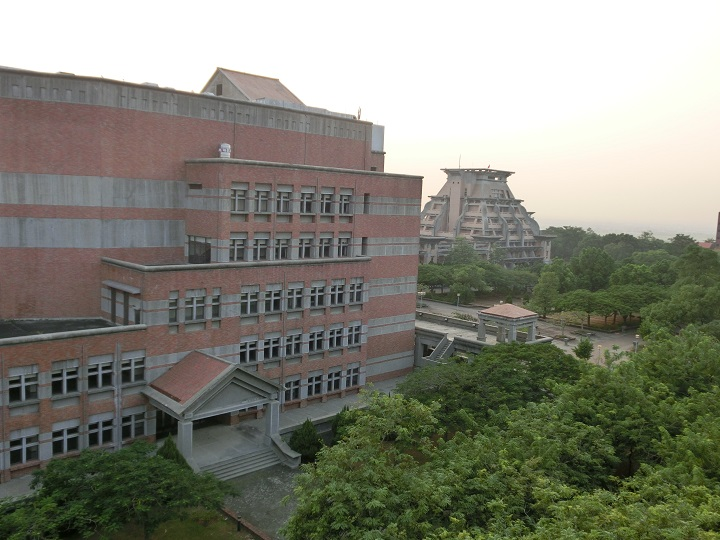
%> input picture hw2/view/CIMG2583.JPG, 720 x 540 px
$ octave hw2.m   (GNU Octave 9; MATLAB toolbox functions it lacks are replaced by stand-ins)
%> lines starting %> are read from the running program, lines starting %| are printed output that depends on the picture
### hw2/sift.m
% [image, descriptors, locs] = sift(imageFile)
%
% This function reads an image and returns its SIFT keypoints.
%   Input parameters:
%     imageFile: the file name for the image.
%
%   Returned:
%     image: the image array in double format
%     descriptors: a K-by-128 matrix, where each row gives an invariant
%         descriptor for one of the K keypoints.  The descriptor is a vector
%         of 128 values normalized to unit length.
%     locs: K-by-4 matrix, in which each row has the 4 values for a
%         keypoint location (row, column, scale, orientation).  The
%         orientation is in the range [-PI, PI] radians.
%
% Credits: Thanks for initial version of this program to D. Alvaro and
%          J.J. Guerrero, Universidad de Zaragoza (modified by D. Lowe)

function [image, descriptors, locs] = sift(imageFile)

% Load image
image = imread(imageFile);

% If you have the Image Processing Toolbox, you can uncomment the following
%   lines to allow input of color images, which will be converted to grayscale.
 if (ndims(image)==3)
    image = rgb2gray(image);
 end

[rows, cols] = size(image);

% Convert into PGM imagefile, readable by "keypoints" executable
f = fopen('tmp.pgm', 'w');
if f == -1
    error('Could not create file tmp.pgm.');
end
fprintf(f, 'P5\n%d\n%d\n255\n', cols, rows);
fwrite(f, image(:,:)', 'uint8');
fclose(f);

% Call keypoints executable
if isunix
    command = '!./sift ';
else
    command = '!siftWin32 ';
end
command = [command ' <tmp.pgm >tmp.key'];
eval(command);

% Open tmp.key and check its header
g = fopen('tmp.key', 'r');
if g == -1
    error('Could not open file tmp.key.');
end
[header, count] = fscanf(g, '%d %d', [1 2]);
if count ~= 2
    error('Invalid keypoint file beginning.');
end
num = header(1);
len = header(2);
if len ~= 128
    error('Keypoint descriptor length invalid (should be 128).');
end

% Creates the two output matrices (use known size for efficiency)
locs = double(zeros(num, 4));
descriptors = double(zeros(num, 128));

% Parse tmp.key
for i = 1:num
    [vector, count] = fscanf(g, '%f %f %f %f', [1 4]); %row col scale ori
    if count ~= 4
        error('Invalid keypoint file format');
    end
    locs(i, :) = vector(1, :);

    [descrip, count] = fscanf(g, '%d', [1 len]);
    if (count ~= 128)
        error('Invalid keypoint file value.');
    end
    % Normalize each input vector to unit length
    descrip = descrip / sqrt(sum(descrip.^2));
    descriptors(i, :) = descrip(1, :);
end
fclose(g);

### hw2/match.m
% num = match(image1, image2)
%
% This function reads two images, finds their SIFT features, and
%   displays lines connecting the matched keypoints.  A match is accepted
%   only if its distance is less than distRatio times the distance to the
%   second closest match.
% It returns the number of matches displayed.
%
% Example: match('scene.pgm','book.pgm');

function [im1_data im2_data] = match(image1, image2)

% Find SIFT keypoints for each image
[im1, des1, loc1] = sift(image1);
[im2, des2, loc2] = sift(image2);

% For efficiency in Matlab, it is cheaper to compute dot products between
%  unit vectors rather than Euclidean distances.  Note that the ratio of
%  angles (acos of dot products of unit vectors) is a close approximation
%  to the ratio of Euclidean distances for small angles.
%
% distRatio: Only keep matches in which the ratio of vector angles from the
%   nearest to second nearest neighbor is less than distRatio.
distRatio = 0.27;


% For each descriptor in the first image, select its match to second image.
des2t = des2';                          % Precompute matrix transpose
im1_data=[];
im2_data=[];

for i = 1 : size(des1,1)
   dotprods = des1(i,:) * des2t;        % Computes vector of dot products
   [vals,indx] = sort(acos(dotprods));  % Take inverse cosine and sort results

   % Check if nearest neighbor has angle less than distRatio times 2nd.
   if (vals(1) < distRatio * vals(2))
      match(i) = indx(1);
      loc=[loc1(i,2) loc1(i,1)];
      im1_data=[im1_data;loc];
      loc=[loc2(indx(1),2) loc2(indx(1),1)];
      im2_data=[im2_data;loc];
   else
      match(i) = 0;
   end
end

%Create a new image showing the two images side by side.
im3 = appendimages(im1,im2);

% Show a figure with lines joining the accepted matches.
figure('Position', [100 100 size(im3,2) size(im3,1)]),
colormap('gray');
imagesc(im3);
hold on;
cols1 = size(im1,2);
for i = 1: size(im1_data,1)
  %if (match(i) > 0)
    line([im1_data(i,1) im2_data(i,1)+cols1], ...
         [im1_data(i,2) im2_data(i,2)], 'Color', 'c');
  %end
end
hold off;

num = sum(match > 0);
fprintf('Found %d matches from %s and %s.\n',num, image1 ,image2);

### hw2/hw2.m
clear;
clc;
close all;
[fileName, pathName , FilterIndex] = uigetfile({'*.jpg;*.jpeg;*.bmp;*.gif','All Image Files'; '*.*','All Files' },'請選擇影像所在資料夾','MultiSelect', 'on');
%> the answer given: view/CIMG2583.JPG
filelist = [dir([pathName,'\*.jpg']);
dir([pathName,'\*.bmp'])];
addpath(pathName);

image1=double(imread(filelist(1).name));
image2=double(imread(filelist(2).name));
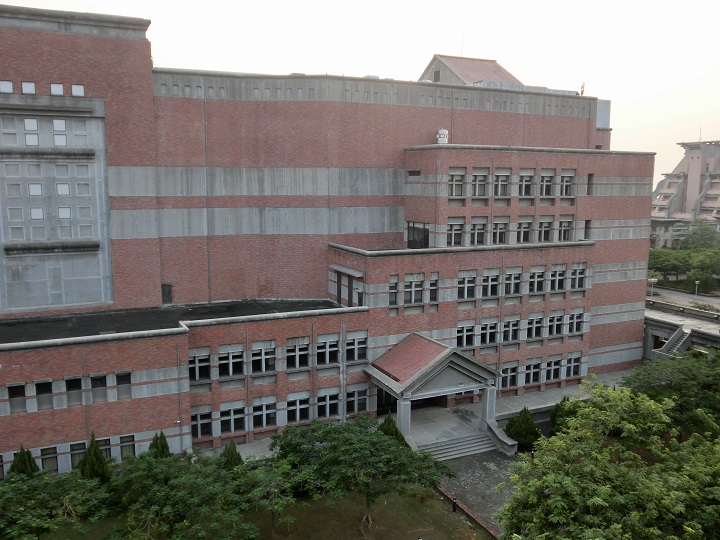
%> input picture hw2/view/CIMG2584.JPG, 720 x 540 px

[h w z] = size(image1);
%> h = 540; w = 720; z = 3

[im2_loc im1_loc]= match(filelist(2).name, filelist(1).name);
%> in sift, image is the input picture: size 540x720x3 uint8; mean R, G, B 119.4, 116.4, 110.6
%> in sift, `image = rgb2gray(image);`:
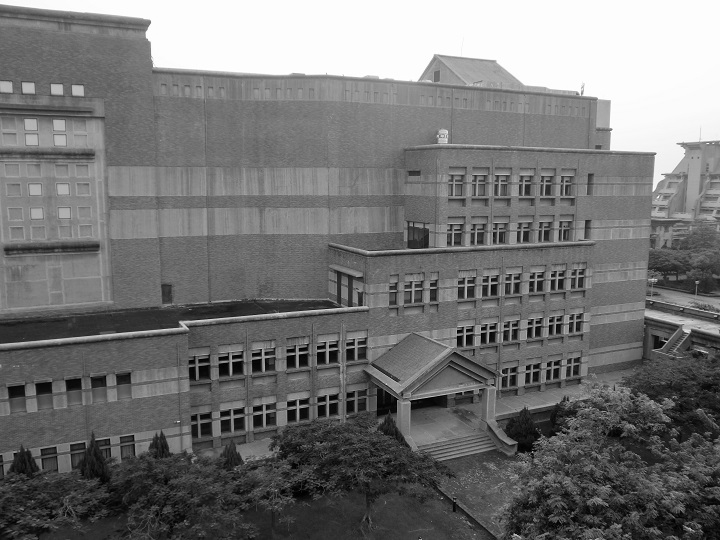
%> image: size 540x720 uint8; min 0, max 255, mean 116.7
%> the run ends on the next line
